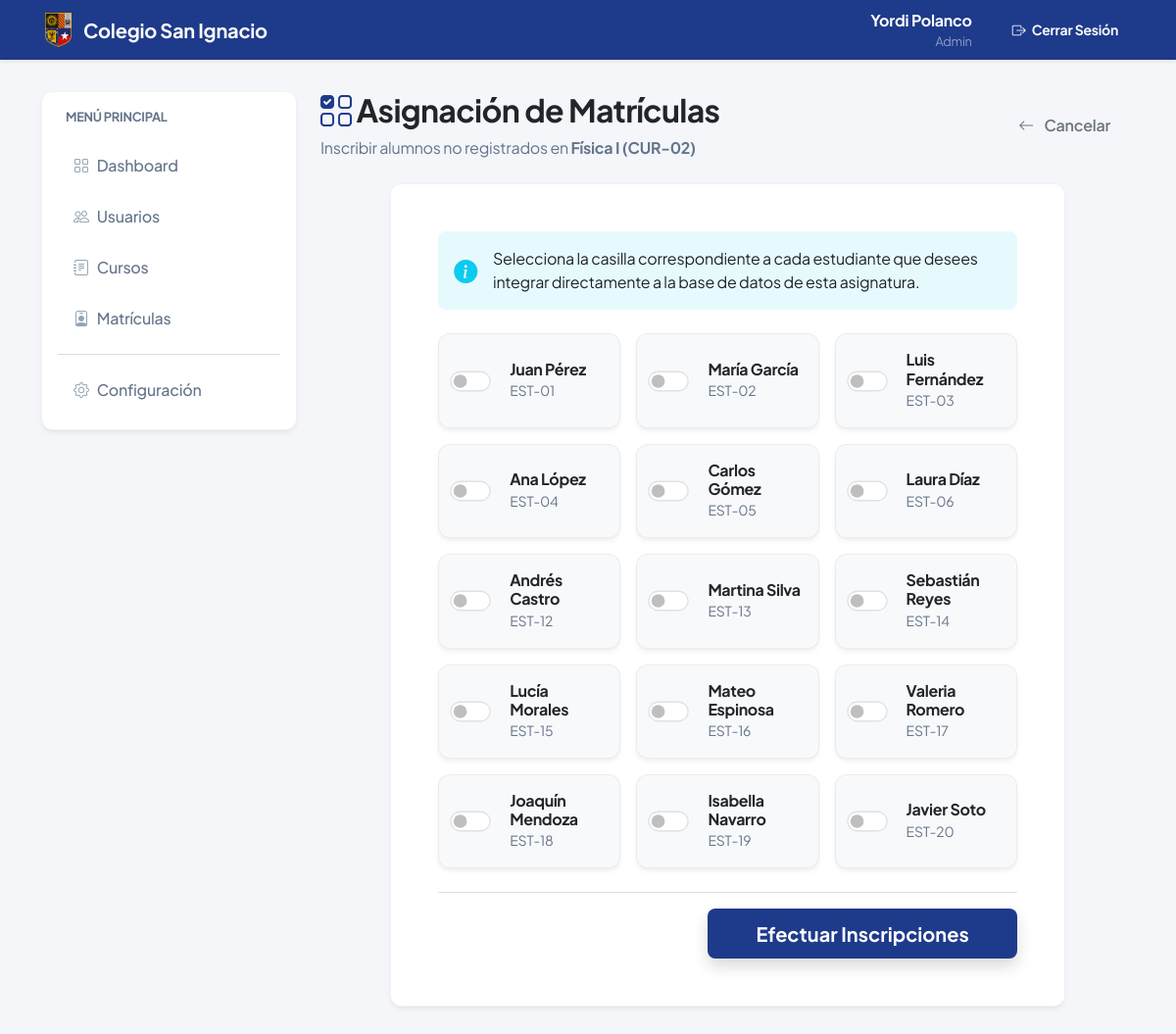
Page /cursos/CUR-02/inscribir (signed in) on the committed database.
### models.py (models this page shows, shortened)
class User(db.Model, UserMixin):
    __tablename__ = 'users'
    id = db.Column(db.String, primary_key=True) # e.g. "EST-01", "PRF-01"
    nombre = db.Column(db.String(100), nullable=False)
    password_hash = db.Column(db.String(256), nullable=False)
    rol = db.Column(db.String(20), nullable=False) # 'ADMIN', 'PROFESOR', 'ESTUDIANTE'
    courses_taught = db.relationship("Course", back_populates="professor", cascade="all, delete-orphan", lazy=True)
    enrollments = db.relationship("Enrollment", back_populates="student", cascade="all, delete-orphan", lazy=True)
    def is_admin(self):
        return self.rol == 'ADMIN'

class Course(db.Model):
    __tablename__ = 'courses'
    id = db.Column(db.String, primary_key=True) # e.g. "CUR-01"
    nombre = db.Column(db.String(100), nullable=False)
    profesor_id = db.Column(db.String, db.ForeignKey('users.id'), nullable=False)
    professor = db.relationship("User", back_populates="courses_taught")
    enrollments = db.relationship("Enrollment", back_populates="course", cascade="all, delete-orphan", lazy=True)

### app.py (the view, shortened to what this page needs)
@app.route("/cursos/<cid>/inscribir", methods=["GET", "POST"])
@login_required
def inscribir_estudiante(cid):
    if not current_user.is_admin():
        flash("¡Acceso denegado!", "danger")
        return redirect(url_for('index'))
    curso = Course.query.get(cid)
    if not curso:
        flash("¡El curso solicitado no fue encontrado!", "danger")
        return redirect(url_for('admin_dashboard'))
    subquery = db.session.query(Enrollment.student_id).filter_by(course_id=cid)
    disponibles = User.query.filter(User.rol == 'ESTUDIANTE', ~User.id.in_(subquery)).all()
    return render_template("admin_forms/inscribir.html", curso=curso, estudiantes=disponibles)

### app.py (called while the page is built)
@login_manager.user_loader
def load_user(user_id):
    return User.query.get(user_id)

### templates/admin_forms/inscribir.html
{% extends "base.html" %}
{% block content %}
<div class="row align-items-center mb-4">
    <div class="col-md-8">
        <h2 class="fw-bold text-dark"><i class="bi bi-ui-checks-grid text-primary"></i> Asignación de Matrículas</h2>
        <p class="text-muted mb-0">Inscribir alumnos no registrados en <strong>{{ curso.nombre }} ({{ curso.id }})</strong></p>
    </div>
    <div class="col-md-4 text-md-end mt-3 mt-md-0">
        <a href="{{ url_for('admin_dashboard') }}" class="btn btn-outline-secondary rounded-pill px-4">
            <i class="bi bi-arrow-left me-2"></i> Cancelar
        </a>
    </div>
</div>
<div class="row justify-content-center">
    <div class="col-md-10">
        <div class="card bg-white shadow-sm border-0 border-start border-primary border-4 rounded-4 overflow-hidden fade-in-section">
            <div class="card-body p-4 p-md-5">
                {% if not estudiantes %}
                <div class="text-center py-5">
                    <i class="bi bi-check2-all display-1 text-success opacity-50 mb-3 d-block"></i>
                    <h4 class="text-dark fw-bold mb-2">Cupos Llenos / Sin Candidatos</h4>
                    <p class="text-muted mb-0">Todos los estudiantes existentes ya han sido matriculados en este curso o no existen usuarios con rol ESTUDIANTE.</p>
                </div>
                {% else %}
                <div class="alert alert-info border-0 rounded-3 mb-4 d-flex align-items-center bg-info bg-opacity-10 text-dark">
                    <i class="bi bi-info-circle-fill text-info fs-4 me-3"></i>
                    <div>Selecciona la casilla correspondiente a cada estudiante que desees integrar directamente a la base de datos de esta asignatura.</div>
                </div>
                <form method="POST" action="">
                    <div class="row g-3 mb-4">
                        {% for estudiante in estudiantes %}
                        <div class="col-md-6 col-lg-4">
                            <label class="card bg-light border-0 rounded-4 shadow-sm h-100 hover-card" style="cursor: pointer;">
                                <div class="card-body p-3 d-flex align-items-center">
                                    <div class="form-check form-switch me-3 mb-0">
                                        <input class="form-check-input" type="checkbox" name="estudiantes" value="{{ estudiante.id }}" style="transform: scale(1.3);">
                                    </div>
                                    <div>
                                        <h6 class="fw-bold text-dark mb-0">{{ estudiante.nombre }}</h6>
                                        <small class="text-muted">{{ estudiante.id }}</small>
                                    </div>
                                </div>
                            </label>
                        </div>
                        {% endfor %}
                    </div>
                    <div class="d-flex justify-content-end mt-4 pt-3 border-top">
                        <button type="submit" class="btn btn-primary btn-lg rounded-pill shadow hover-card fw-bold px-5">Efectuar Inscripciones</button>
                    </div>
                </form>
                {% endif %}
            </div>
        </div>
    </div>
</div>
{% endblock %}

### templates/base.html (shortened to what this page needs)
<!DOCTYPE html>
<html lang="es">
<head>
    <link href="https://cdn.jsdelivr.net/npm/bootstrap@5.3.0/dist/css/bootstrap.min.css" rel="stylesheet">
    <link rel="stylesheet" href="https://cdn.jsdelivr.net/npm/bootstrap-icons@1.11.1/font/bootstrap-icons.css">
    <link href="{{ url_for('static', filename='css/style.css') }}?v=4.0" rel="stylesheet">
</head>
<body>
    <nav class="navbar navbar-expand-lg navbar-dark bg-primary shadow-sm mb-4">
        <div class="container">
            <a class="navbar-brand fw-bold d-flex align-items-center gap-2" href="{{ url_for('index') }}">
                <img src="{{ url_for('static', filename='img/logo.png') }}?v=1.2" alt="Logo" width="35" height="35" style="object-fit: contain;">
                Colegio San Ignacio
            </a>
            <div class="collapse navbar-collapse" id="navbarNav">
                <ul class="navbar-nav ms-auto align-items-lg-center">
                    {% if current_user.is_authenticated %}
                        <li class="nav-item me-lg-4 mb-2 mb-lg-0 text-lg-end">
                            <div class="text-white fw-bold">{{ current_user.nombre }}</div>
                            <div class="text-white-50" style="font-size: 0.8rem;">{{ current_user.rol|capitalize }}</div>
                        </li>
                        <li class="nav-item">
                            <a class="btn btn-outline-light btn-sm fw-bold rounded px-3" href="{{ url_for('logout') }}"><i class="bi bi-box-arrow-right me-1"></i> Cerrar Sesión</a>
                        </li>
                    {% endif %}
                </ul>
            </div>
        </div>
    </nav>
    <main class="container">
        <div aria-live="polite" aria-atomic="true" class="position-relative">
            <div class="toast-container position-fixed bottom-0 end-0 p-3" style="z-index: 1055;">
            </div>
        </div>
        <div class="row pt-2">
            {% if current_user.is_authenticated %}
            <div class="col-lg-3 mb-4">
                <div class="card p-3 shadow-sm border-0">
                    <p class="text-muted fw-bold mb-3 ps-2" style="font-size: 0.8rem; text-transform: uppercase;">Menú Principal</p>
                    <nav class="d-flex flex-column gap-1">
                        {% if current_user.rol == 'ADMIN' %}
                        <a href="{{ url_for('admin_dashboard') }}" class="sidebar-link"><i class="bi bi-grid me-2"></i> Dashboard</a>
                        <a href="{{ url_for('admin_lista_usuarios') }}" class="sidebar-link"><i class="bi bi-people me-2"></i> Usuarios</a>
                        <a href="{{ url_for('admin_construccion') }}" class="sidebar-link"><i class="bi bi-journal-text me-2"></i> Cursos</a>
                        <a href="{{ url_for('admin_construccion') }}" class="sidebar-link"><i class="bi bi-person-badge me-2"></i> Matrículas</a>
                        <hr class="my-2 text-muted">
                        <a href="{{ url_for('admin_construccion') }}" class="sidebar-link text-muted"><i class="bi bi-gear me-2"></i> Configuración</a>
                        {% endif %}
                    </nav>
                </div>
            </div>
            <div class="col-lg-9 fade-in-section pb-5">
            {% else %}
            <div class="col-12 pb-5">
            {% endif %}
                {% block content %}{% endblock %}
            </div>
        </div>
    </main>
</body>
</html>

### static/css/style.css (style rules this page uses)
:root { --bs-primary: #1E3A8A; --bs-primary-rgb: 30, 58, 138; --bs-info: #3B82F6; --bs-success: #10B981; --bs-warning: #F59E0B; --bs-danger: #EF4444; --surface-bg: #F4F6F9; --surface-card: #FFFFFF; --bs-body-font-family: 'Plus Jakarta Sans', system-ui, -apple-system, sans-serif; --text-main: #1E293B; --text-muted-custom: #64748B; --shadow-float: 0 4px 6px -1px rgba(0, 0, 0, 0.05), 0 2px 4px -1px rgba(0, 0, 0, 0.03); --shadow-hover: 0 10px 15px -3px rgba(0, 0, 0, 0.08), 0 4px 6px -2px rgba(0, 0, 0, 0.04); }
body { background-color: var(--surface-bg) !important; color: var(--text-main) !important; font-family: var(--bs-body-font-family) !important; letter-spacing: -0.015em; -webkit-font-smoothing: antialiased; -moz-osx-font-smoothing: grayscale; }
h1, h2, h3, h4, h5, h6 { font-weight: 700; letter-spacing: -0.02em; color: var(--text-main); }
.text-muted { color: var(--text-muted-custom) !important; }
.card { border: 1px solid rgba(0,0,0,0.05) !important; border-radius: 12px !important; background: var(--surface-card); transition: all 0.3s ease; box-shadow: var(--shadow-float) !important; }
.btn { font-weight: 600; padding: 0.60rem 1.4rem; border-radius: 8px !important; transition: all 0.2s ease; border: 1px solid transparent; }
.btn-primary { background-color: var(--bs-primary); color: #fff; }
.sidebar-link { color: var(--text-muted-custom); border-radius: 8px; padding: 0.75rem 1rem; transition: all 0.2s ease; background-color: transparent; text-decoration: none; font-weight: 500; display: flex; align-items: center; }
.sidebar-link i { transition: transform 0.2s ease; color: #94A3B8; }
.fade-in-section { animation: smoothFadeIn 0.4s ease forwards; }

### rows in the picture
User: nombre "Yordi Polanco", rol "Admin"
Course: nombre "Física I", id "CUR-02"
User: nombre "Juan Pérez", id "EST-01"
User: nombre "María García", id "EST-02"
User: nombre "Luis Fernández", id "EST-03"
User: nombre "Ana López", id "EST-04"
User: nombre "Carlos Gómez", id "EST-05"
User: nombre "Laura Díaz", id "EST-06"
User: nombre "Andrés Castro", id "EST-12"
User: nombre "Martina Silva", id "EST-13"
User: nombre "Sebastián Reyes", id "EST-14"
User: nombre "Lucía Morales", id "EST-15"
User: nombre "Mateo Espinosa", id "EST-16"
User: nombre "Valeria Romero", id "EST-17"
User: nombre "Joaquín Mendoza", id "EST-18"
User: nombre "Isabella Navarro", id "EST-19"
User: nombre "Javier Soto", id "EST-20"
